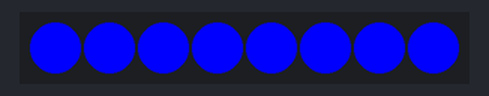
Recording of a sketch running on a simulated Arduino Uno, built with avr-gcc and run on an emulated ATmega328P. Shown: 8 RGB LEDs in strip order, left to right. Dim RGB values are drawn brighter than linear.

Above: at 4.37 s.
At 5.0 s:
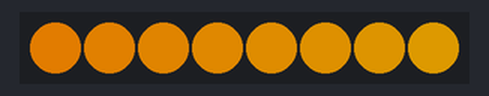
At 5.6 s:
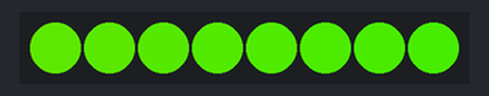
At 6.81 s:
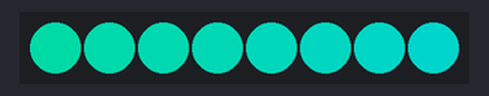
At 8.32 s:
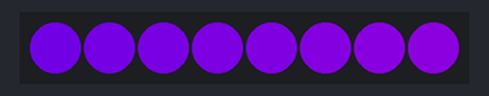
At 9.1 s:
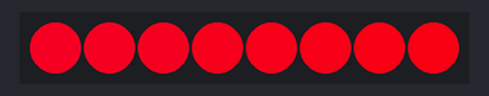
Timing chart, 0 to 40.0 s (numbered marks = the images above):
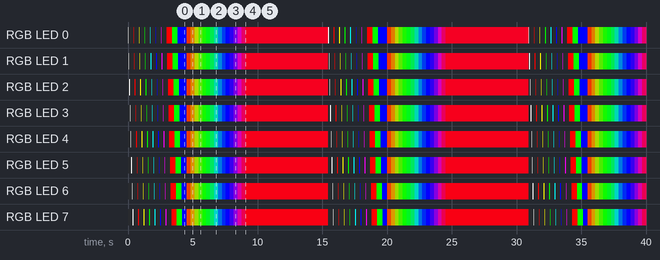

Measured:
- by itself, everything shown: repeats every 15.5 s, in 97 steps

The sketch:

WorkingLPD8806.ino
```cpp
#include "LPD8806.h"
#include "SPI.h"

// Example to control LPD8806-based RGB LED Modules in a strip

/*****************************************************************************/

// Number of RGB LEDs in strand:
int nLEDs = 8;

// Chose 2 pins for output; can be any valid output pins:
int dataPin  = 11;
int clockPin = 13;

// First parameter is the number of LEDs in the strand.  The LED strips
// are 32 LEDs per meter but you can extend or cut the strip.  Next two
// parameters are SPI data and clock pins:
LPD8806 strip = LPD8806(nLEDs, dataPin, clockPin);

// You can optionally use hardware SPI for faster writes, just leave out
// the data and clock pin parameters.  But this does limit use to very
// specific pins on the Arduino.  For "classic" Arduinos (Uno, Duemilanove,
// etc.), data = pin 11, clock = pin 13.  For Arduino Mega, data = pin 51,
// clock = pin 52.  For 32u4 Breakout Board+ and Teensy, data = pin B2,
// clock = pin B1.  For Leonardo, this can ONLY be done on the ICSP pins.
//LPD8806 strip = LPD8806(nLEDs);

void setup() {
  // Start up the LED strip
  strip.begin();

  // Update the strip, to start they are all 'off'
  strip.show();
}


void loop() {

  // Send a simple pixel chase in...
  colorChase(strip.Color(127, 127, 127), 50); // White
  colorChase(strip.Color(127,   0,   0), 50); // Red
  colorChase(strip.Color(127, 127,   0), 50); // Yellow
  colorChase(strip.Color(  0, 127,   0), 50); // Green
  colorChase(strip.Color(  0, 127, 127), 50); // Cyan
  colorChase(strip.Color(  0,   0, 127), 50); // Blue
  colorChase(strip.Color(127,   0, 127), 50); // Violet

  // Fill the entire strip with...
  colorWipe(strip.Color(127,   0,   0), 50);  // Red
  colorWipe(strip.Color(  0, 127,   0), 50);  // Green
  colorWipe(strip.Color(  0,   0, 127), 50);  // Blue

  rainbow(10);
  rainbowCycle(0);  // make it go through the cycle fairly fast
}

void rainbow(uint8_t wait) {
  int i, j;

  for (j=0; j < 384; j++) {     // 3 cycles of all 384 colors in the wheel
    for (i=0; i < strip.numPixels(); i++) {
      strip.setPixelColor(i, Wheel( (i + j) % 384));
    }
    strip.show();   // write all the pixels out
    delay(wait);
  }
}

// Slightly different, this one makes the rainbow wheel equally distributed
// along the chain
void rainbowCycle(uint8_t wait) {
  uint16_t i, j;

  for (j=0; j < 384 * 5; j++) {     // 5 cycles of all 384 colors in the wheel
    for (i=0; i < strip.numPixels(); i++) {
      // tricky math! we use each pixel as a fraction of the full 384-color wheel
      // (thats the i / strip.numPixels() part)
      // Then add in j which makes the colors go around per pixel
      // the % 384 is to make the wheel cycle around
      strip.setPixelColor(i, Wheel( ((i * 384 / strip.numPixels()) + j) % 384) );
    }
    strip.show();   // write all the pixels out
    delay(wait);
  }
}

// Fill the dots progressively along the strip.
void colorWipe(uint32_t c, uint8_t wait) {
  int i;

  for (i=0; i < strip.numPixels(); i++) {
      strip.setPixelColor(i, c);
      strip.show();
      delay(wait);
  }
}

// Chase one dot down the full strip.
void colorChase(uint32_t c, uint8_t wait) {
  int i;

  // Start by turning all pixels off:
  for(i=0; i<strip.numPixels(); i++) strip.setPixelColor(i, 0);

  // Then display one pixel at a time:
  for(i=0; i<strip.numPixels(); i++) {
    strip.setPixelColor(i, c); // Set new pixel 'on'
    strip.show();              // Refresh LED states
    strip.setPixelColor(i, 0); // Erase pixel, but don't refresh!
    delay(wait);
  }

  strip.show(); // Refresh to turn off last pixel
}

/* Helper functions */

//Input a value 0 to 384 to get a color value.
//The colours are a transition r - g -b - back to r

uint32_t Wheel(uint16_t WheelPos)
{
  byte r, g, b;
  switch(WheelPos / 128)
  {
    case 0:
      r = 127 - WheelPos % 128;   //Red down
      g = WheelPos % 128;      // Green up
      b = 0;                  //blue off
      break;
    case 1:
      g = 127 - WheelPos % 128;  //green down
      b = WheelPos % 128;      //blue up
      r = 0;                  //red off
      break;
    case 2:
      b = 127 - WheelPos % 128;  //blue down
      r = WheelPos % 128;      //red up
      g = 0;                  //green off
      break;
  }
  return(strip.Color(r,g,b));
}
```
